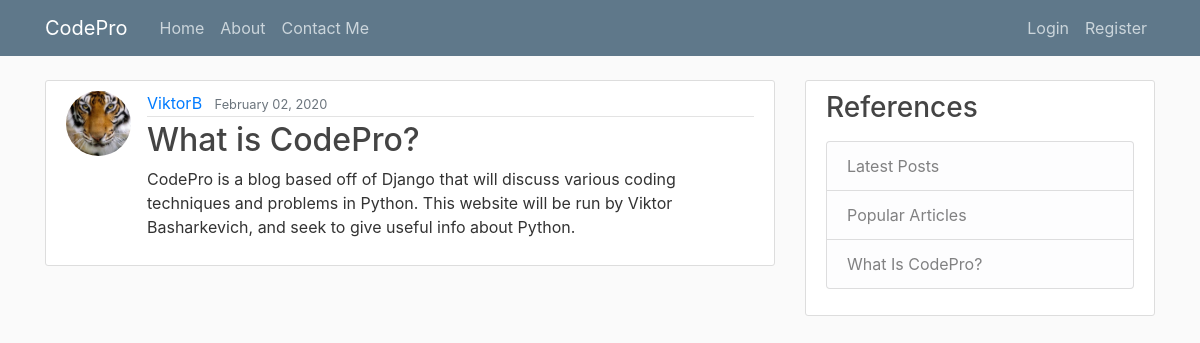
Before: / with the older database file.
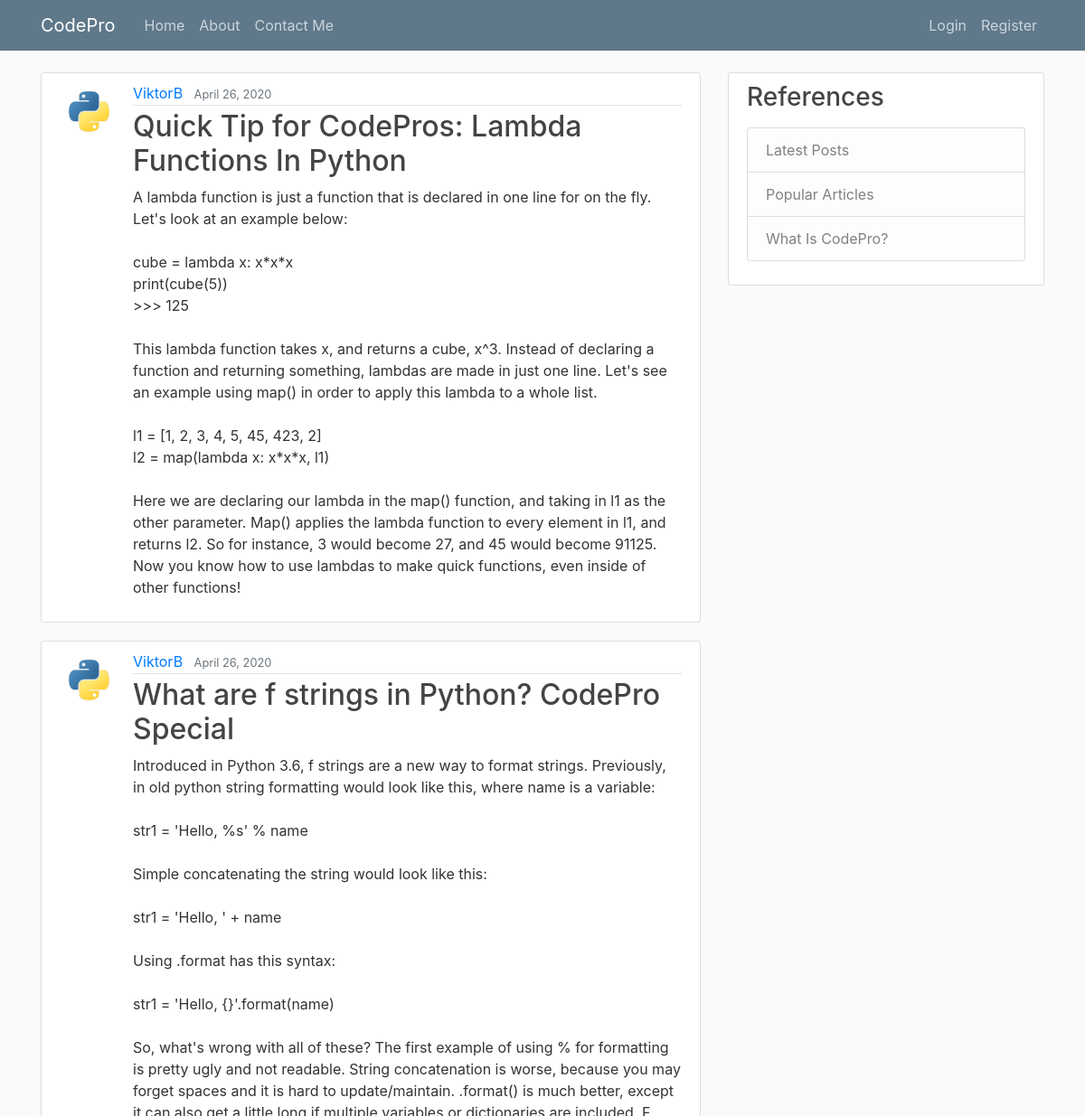
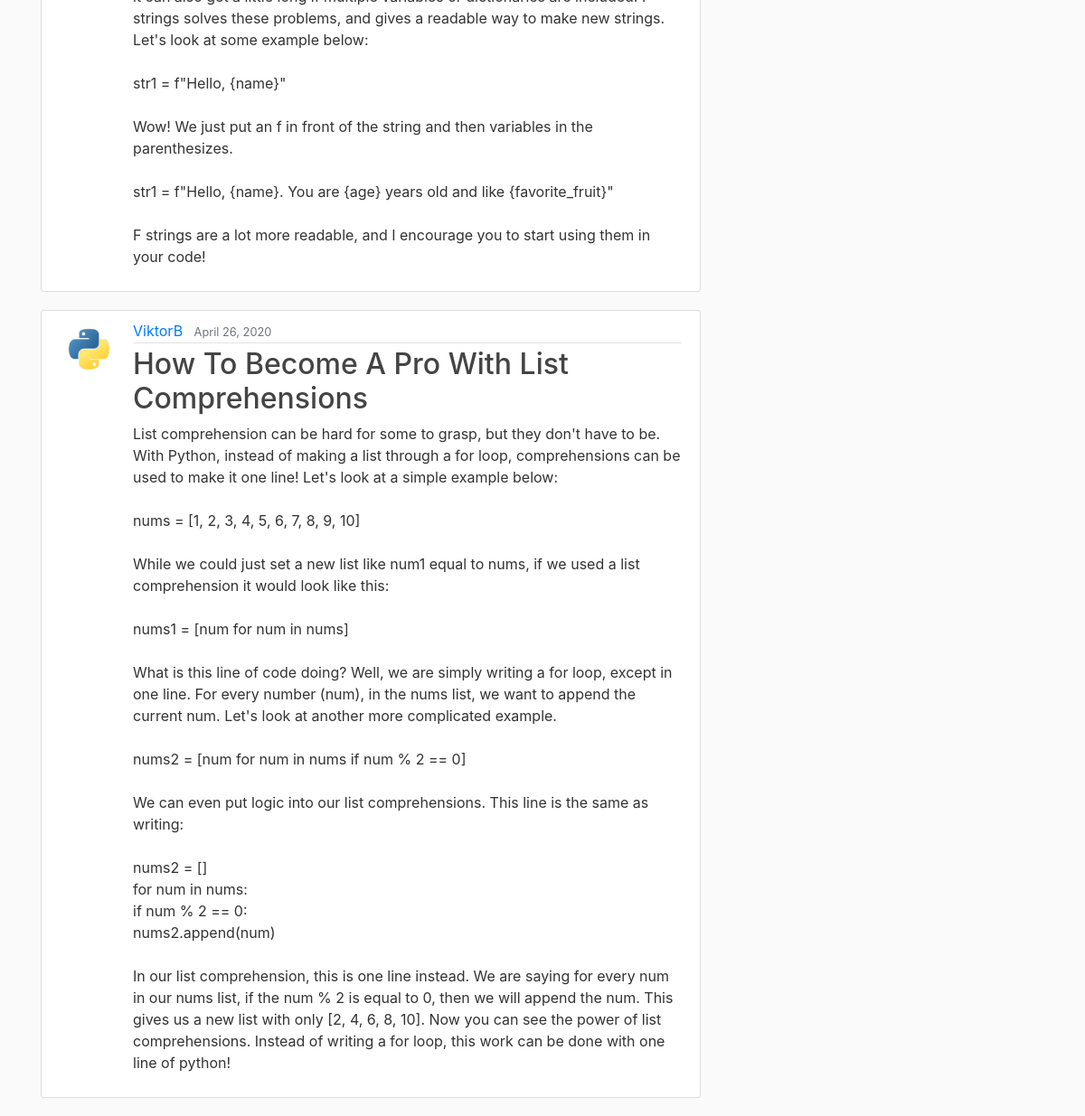
After: the same page with the newer database file (2 pictures, top to bottom).
### blog/models.py (models this page shows, shortened)
class Post(models.Model):
    title = models.CharField(max_length=100)
    content = models.TextField()
    date_posted = models.DateTimeField(default=timezone.now)
    author = models.ForeignKey(User, on_delete=models.CASCADE)
    likes = models.IntegerField(default=1)

### users/models.py (models this page shows, shortened)
class Profile(models.Model):
    user = models.OneToOneField(User, on_delete=models.CASCADE)
    image = models.ImageField(default='default.jpg', upload_to='profile_pics')
    about_info = models.TextField(default="Hi! I am a fellow Python programmer.")

### blog/views.py (the view)
# urls.py: path('', PostListView.as_view(), name='blog-home'),
class PostListView(ListView):
    model = Post
    template_name = 'blog/home.html'  # <app>/<model>_<viewtype>.html
    context_object_name = 'posts'
    ordering = ['-date_posted']  # Orders our post from newest to oldest
    paginate_by = 3

### blog/templates/blog/home.html
{% extends "blog/base.html" %}
{% block content %}
  {% for post in posts %}
<article class="media content-section">
  <img class="rounded-circle article-img" src="{{ post.author.profile.image.url }}">
<div class="media-body">
<div class="article-metadata">
  <a class="mr-2" href="#">{{ post.author }}</a>
  <small class="text-muted">{{ post.date_posted|date:"F d, Y"}}</small>
</div>
<h2><a class="article-title" href="{% url 'post-detail' post.id %}">{{ post.title }}</a></h2>
<p class="article-content">{{ post.content }}</p>
</div>
</article>
  {% endfor %}
{% endblock content %}

### blog/templates/blog/base.html (shortened to what this page needs)
{% load static %}
<!DOCTYPE html>
<html lang="en" dir="ltr">
<head>
    <link rel="stylesheet" href="https://maxcdn.bootstrapcdn.com/bootstrap/4.0.0/css/bootstrap.min.css"
>
    <link rel="stylesheet" type="text/css" href="{% static 'blog/main.css' %}">
</head>
<body>
<header class="site-header">
    <nav class="navbar navbar-expand-md navbar-dark bg-steel fixed-top">
        <div class="container">
            <a class="navbar-brand mr-4" href="{% url 'blog-home' %}">CodePro</a>
            <div class="collapse navbar-collapse" id="navbarToggle">
                <div class="navbar-nav mr-auto">
                    <a class="nav-item nav-link" href="{% url 'blog-home' %}">Home</a>
                    <a class="nav-item nav-link" href="{% url 'blog-about' %}">About</a>
                    <a class="nav-item nav-link" href="{% url 'blog-contact' %}">Contact Me</a>
                </div>
                <div class="navbar-nav">
                    {% if user.is_authenticated %}
                        <a class="nav-item nav-link" href="{% url 'profile' %}">Profile</a>
                        <a class="nav-item nav-link" href="{% url 'logout' %}">Logout</a>
                        {% if user.is_superuser %}
                        <a class="nav-item nav-link" href="{% url 'post-create' %}">New Post</a>
                        {% endif %}
                    {% else %}
                        <a class="nav-item nav-link" href="{% url 'login' %}">Login</a>
                        <a class="nav-item nav-link" href="{% url 'register' %}">Register</a>
                    {% endif %}
                </div>
            </div>
        </div>
    </nav>
</header>
<main role="main" class="container">
    <div class="row">
        <div class="col-md-8">
            {% block content %}{% endblock %}
        </div>
        <div class="col-md-4">
            <div class="content-section">
                <h3>References</h3>
                <p class='text-muted'>
                <ul class="list-group">
                    <a class="list-group-item list-group-item-light" href="{% url 'blog-home' %}">Latest Posts</a>
                    <a class="list-group-item list-group-item-light" href="{% url 'blog-home' %}">Popular Articles</a>
                    <a class="list-group-item list-group-item-light" href="/post/1/">What Is CodePro?</a>
                </ul>
                </p>
            </div>
        </div>
    </div>
</main>
</body>
</html>

### blog/static/blog/main.css (style rules this page uses)
body { background: #fafafa; color: #333333; margin-top: 5rem; }
h1, h2, h3, h4, h5, h6 { color: #444444; }
ul { margin: 0; }
.bg-steel { background-color: #5f788a; }
.site-header .navbar-nav .nav-link { color: #cbd5db; }
.content-section { background: #ffffff; padding: 10px 20px; border: 1px solid #dddddd; border-radius: 3px; margin-bottom: 20px; }
.article-title { color: #444444; }
.article-content { white-space: pre-line; }
.article-img { height: 65px; width: 65px; margin-right: 16px; }
.article-metadata { padding-bottom: 1px; margin-bottom: 4px; border-bottom: 1px solid #e3e3e3 }

Changed rows visible on the page:
no longer on this page (row unchanged): Post: author.profile.image (picture), author "ViktorB", date_posted "February 02, 2020", title "What is CodePro?", content "CodePro is a blog based off of Django that will discuss various coding techniques and problems in Python. This website will be run by Viktor Basharkevich, and seek to give useful info about Python."
added Post: author.profile.image (picture), author "ViktorB", date_posted "April 26, 2020", title "Quick Tip for CodePros: Lambda Functions In Python", content "A lambda function is just a function that is declared in one line for on the fly. Let's look at an example below: cube = lambda x: x*x*x print(cube(5)) >>> 125 This lambda function takes x, and returns a cube, x^3. Instead of declaring a function and returning something, lambdas are made in just one line. Let's see an example using map() in order to apply this lambda to a whole list. l1 = [1, 2, 3, 4, 5, 45, 423, 2] l2 = map(lambda x: x*x*x, l1) Here we are declaring our lambda in the map() function, and taking in l1 as the other parameter. Map() applies the lambda function to every element in l1, and returns l2. So for instance, 3 would become 27, and 45 would become 91125. Now you know…"
added Post: author.profile.image (picture), author "ViktorB", date_posted "April 26, 2020", title "What are f strings in Python? CodePro Special", content "Introduced in Python 3.6, f strings are a new way to format strings. Previously, in old python string formatting would look like this, where name is a variable: str1 = 'Hello, %s' % name Simple concatenating the string would look like this: str1 = 'Hello, ' + name Using .format has this syntax: str1 = 'Hello, {}'.format(name) So, what's wrong with all of these? The first example of using % for formatting is pretty ugly and not readable. String concatenation is worse, because you may forget spaces and it is hard to update/maintain. .format() is much better, except it can also get a little long if multiple variables or dictionaries are included. F strings solves these problems, and gives a…"
added Post: author.profile.image (picture), author "ViktorB", date_posted "April 26, 2020", title "How To Become A Pro With List Comprehensions", content "List comprehension can be hard for some to grasp, but they don't have to be. With Python, instead of making a list through a for loop, comprehensions can be used to make it one line! Let's look at a simple example below: nums = [1, 2, 3, 4, 5, 6, 7, 8, 9, 10] While we could just set a new list like num1 equal to nums, if we used a list comprehension it would look like this: nums1 = [num for num in nums] What is this line of code doing? Well, we are simply writing a for loop, except in one line. For every number (num), in the nums list, we want to append the current num. Let's look at another more complicated example. nums2 = [num for num in nums if num % 2 == 0] We can even put logic into…"
